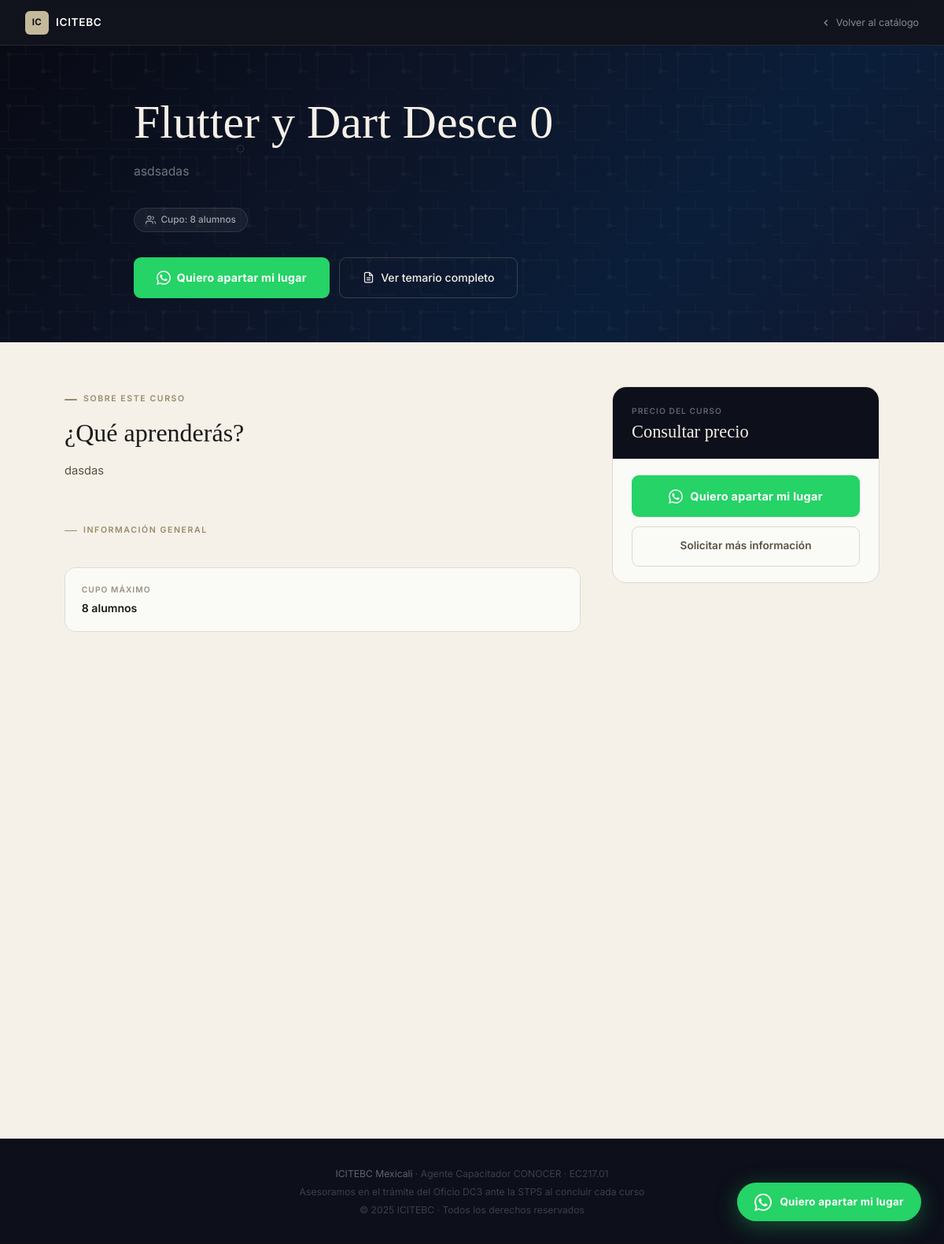
/info/flutter-y-dart-desce-0/, run on the app's committed database.
### plataforma/models.py (models this page shows, shortened)
class Curso(models.Model):
    titulo                 = models.CharField(max_length=200)
    slug                   = models.SlugField(unique=True)
    descripcion            = models.TextField()
    imagen                 = models.ImageField(upload_to='cursos/', blank=True, null=True)
    precio                 = models.DecimalField(max_digits=10, decimal_places=2, default=0.00)
    activo                 = models.BooleanField(default=True)
    orden                  = models.PositiveIntegerField(default=0)
    categoria              = models.CharField(max_length=100, blank=True)
    descripcion_corta      = models.CharField(max_length=200, blank=True)
    descripcion_larga      = models.TextField(blank=True)
    duracion               = models.CharField(max_length=100, blank=True)
    modalidad              = models.CharField(max_length=100, blank=True)
    nivel                  = models.CharField(max_length=100, blank=True)
    dirigido_a             = models.CharField(max_length=300, blank=True)
    cupo_maximo            = models.PositiveIntegerField(default=8)
    fecha_proxima          = models.CharField(max_length=200, blank=True)
    precio_general         = models.DecimalField(max_digits=10, decimal_places=2, default=0)
    precio_descuento       = models.DecimalField(max_digits=10, decimal_places=2, default=0)
    precio_descuento_label = models.CharField(max_length=150, blank=True)
    anticipo               = models.DecimalField(max_digits=10, decimal_places=2, default=0)
    whatsapp_numero        = models.CharField(max_length=20, blank=True)
    whatsapp_mensaje       = models.CharField(max_length=400, blank=True)
    class Meta:
        ordering = ['orden', 'titulo']
    def get_whatsapp_url(self):
        from urllib.parse import quote
        numero  = self.whatsapp_numero or os.environ.get('WHATSAPP_NUMERO', '')
        if not numero:
            return '#'
        mensaje = self.whatsapp_mensaje or (
            f"Hola, me interesa apartar mi lugar en el curso: "
            f"*{self.titulo}*. ¿Me pueden dar información sobre "
            f"fechas y formas de pago?"
        )
        return f"https://wa.me/{numero}?text={quote(mensaje)}"

### plataforma/views.py (the view)
# urls.py: path('info/<slug:slug>/', views.curso_publico, name='curso_publico'),
def curso_publico(request, slug):
    curso   = get_object_or_404(Curso, slug=slug, activo=True)
    modulos = curso.modulos.prefetch_related('secciones__clases').all()
    total_minutos = sum(
        clase.duracion_minutos
        for modulo  in modulos
        for seccion in modulo.secciones.all()
        for clase   in seccion.clases.all()
    )
    total_horas = total_minutos // 60
    resto_min   = total_minutos % 60
    return render(request, 'plataforma/curso_publico.html', {
        'curso':         curso,
        'modulos':       modulos,
        'total_minutos': total_minutos,
        'total_horas':   total_horas,
        'resto_min':     resto_min,
        'whatsapp_url':  curso.get_whatsapp_url(),
    })

### plataforma/models.py (called while the page is built)
    def total_clases(self):
        return Clase.objects.filter(seccion__modulo=self).count()

### plataforma/templates/plataforma/curso_publico.html (shortened to what this page needs)
<!DOCTYPE html>
<html lang="es">
<head>
</head>
<body>
<nav class="navbar">
    <a href="/" class="nav-logo">
        <div class="nav-badge">IC</div>
        <span class="nav-name">ICITEBC</span>
    </a>
    <a href="/#cursos" class="nav-back">
        <svg width="14" height="14" viewBox="0 0 24 24" fill="none" stroke="currentColor" stroke-width="2.5"><path d="M15 18l-6-6 6-6"/></svg>
        Volver al catálogo
    </a>
</nav>
<section class="curso-hero">
    <div class="curso-hero-content">
        <h1>{{ curso.titulo }}</h1>
        <p class="hero-desc">
            {% if curso.descripcion_corta %}{{ curso.descripcion_corta }}{% else %}{{ curso.descripcion|truncatewords:30 }}{% endif %}
        </p>
        <div class="hero-meta">
            {% if curso.cupo_maximo %}
            <div class="hero-pill">
                <svg width="13" height="13" viewBox="0 0 24 24" fill="none" stroke="currentColor" stroke-width="2"><path d="M17 21v-2a4 4 0 00-4-4H5a4 4 0 00-4 4v2"/><circle cx="9" cy="7" r="4"/><path d="M23 21v-2a4 4 0 00-3-3.87"/><path d="M16 3.13a4 4 0 010 7.75"/></svg>
                Cupo: {{ curso.cupo_maximo }} alumnos
            </div>
            {% endif %}
        </div>
        <div class="hero-btns">
            <a id="btn-wa-hero" href="#" target="_blank" rel="noopener noreferrer" class="btn-wa-hero">
                Quiero apartar mi lugar
            </a>
            <a href="#temario" class="btn-temario-hero">
                <svg width="15" height="15" viewBox="0 0 24 24" fill="none" stroke="currentColor" stroke-width="2"><path d="M14 2H6a2 2 0 00-2 2v16a2 2 0 002 2h12a2 2 0 002-2V8z"/><polyline points="14 2 14 8 20 8"/><line x1="16" y1="13" x2="8" y2="13"/><line x1="16" y1="17" x2="8" y2="17"/></svg>
                Ver temario completo
            </a>
        </div>
    </div>
</section>
<div class="main-wrap">
    <div class="main-col">
        {% if curso.descripcion_larga %}
        <div class="sec-block reveal">
            <div class="sec-label">Sobre este curso</div>
            <h2>¿Qué aprenderás?</h2>
            {% for parrafo in curso.descripcion_larga.splitlines %}
                {% if parrafo %}<p>{{ parrafo }}</p>{% endif %}
            {% endfor %}
        </div>
        {% endif %}
        <div class="sec-block reveal">
            <div class="sec-label">Información General</div>
            <div class="info-grid">
                {% if curso.cupo_maximo %}<div class="info-cell"><div class="ic-lbl">Cupo máximo</div><div class="ic-val">{{ curso.cupo_maximo }} alumnos</div></div>{% endif %}
            </div>
        </div>
    </div>
    <aside class="sidebar">
        <div class="price-card reveal">
            <div class="price-card-header">
                <div class="pc-label">Precio del curso</div>
                {% if curso.precio_general %}
                <div class="price-main"><span>$</span>{{ curso.precio_general|floatformat:0 }} <span>MXN</span></div>
                <div class="price-desc-label">Precio público general</div>
                {% if curso.precio_descuento and curso.precio_descuento > 0 %}
                <div class="price-discount">
                    <div class="pd-label">{% if curso.precio_descuento_label %}{{ curso.precio_descuento_label }}{% else %}Precio con descuento{% endif %}</div>
                    <div class="pd-val">${{ curso.precio_descuento|floatformat:0 }} MXN</div>
                    <div class="pd-desc">Con credencial o comprobante vigente</div>
                </div>
                {% endif %}
                {% else %}
                <div class="price-main" style="font-size:1.4rem;">Consultar precio</div>
                {% endif %}
            </div>
            <div class="price-card-body">
                <a id="btn-wa-card" href="#" target="_blank" rel="noopener noreferrer" class="btn-wa-card">
                    Quiero apartar mi lugar
                </a>
                <a href="/#contacto" class="btn-info-card">Solicitar más información</a>
            </div>
        </div>
    </aside>
</div>
<footer class="page-footer">
    <p>
        <a href="/">ICITEBC Mexicali</a> · Agente Capacitador CONOCER · EC217.01<br>
        Asesoramos en el trámite del Oficio DC3 ante la STPS al concluir cada curso<br>
        © 2025 ICITEBC · Todos los derechos reservados
    </p>
</footer>
<a id="btn-wa-float" href="#" target="_blank" rel="noopener noreferrer" class="wa-float">
    <span>Quiero apartar mi lugar</span>
</a>
</body>
</html>

### data on the page
Curso: titulo "Flutter y Dart Desce 0", descripcion_corta "asdsadas", cupo_maximo "8", splitlines "dasdas"
